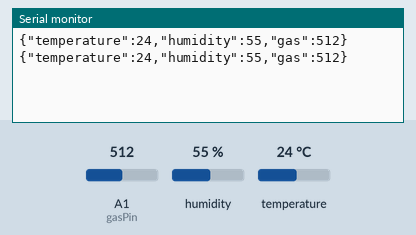
The sketch below on a simulated Arduino Uno, built with avr-gcc and run on an emulated ATmega328P. On the bench: the last lines printed to the serial monitor. The test bench sets the inputs (shaded band); at power-on: A1 (gasPin) = 512, humidity 55 %, temperature 24 °C.

Above: at 2.8 s.
2.9 s: A1 (gasPin) set to 11
At 4.7 s:
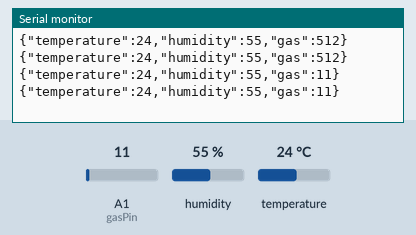
9.1 s: A1 (gasPin) set to 8
At 9.9 s:
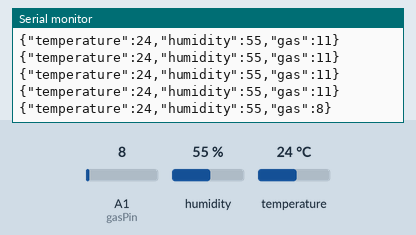
Timing chart, 0 to 12.1 s (numbered marks = the images above; inputs shaded):
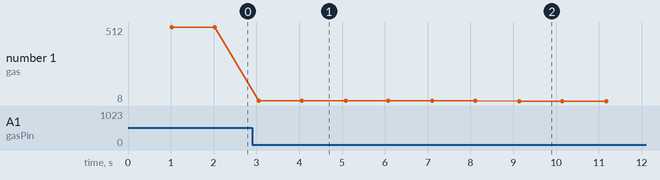

Measured:
- after the input at 2.9 s, the serial monitor: prints a new line after 0.15 s (image 1)
- after the input at 9.1 s, the serial monitor: prints a new line at once (image 2)
- plotted number 1: 512 → 11 after the input at 2.9 s, 11 → 8 after the input at 9.1 s

The sketch:

graph_uno.ino
```cpp
#include <DHT.h>
#include <ArduinoJson.h>

#define DHTPIN A0
#define DHTTYPE DHT11
#define gasPin A1

DHT dht(DHTPIN, DHTTYPE);
StaticJsonDocument<100> doc;

void setup() {
  Serial.begin(9600);
  dht.begin();
}

void loop() {
  delay(1000);

  float h = dht.readHumidity();
  float t = dht.readTemperature();
  float g = analogRead(gasPin);

  doc["temperature"] = t;
  doc["humidity"] = h;
  doc["gas"] = g;

  serializeJson(doc, Serial);
  Serial.println();
}
```
